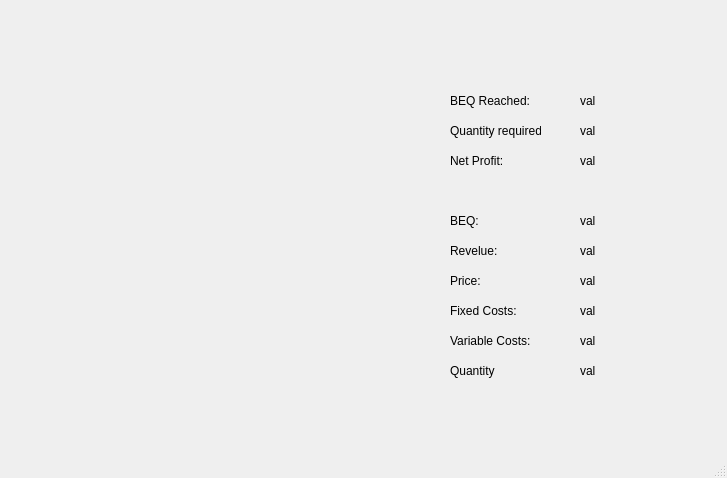
<?xml version="1.0" encoding="UTF-8"?>
<ui version="4.0">
 <class>MainWindow</class>
 <widget class="QMainWindow" name="MainWindow">
  <property name="geometry">
   <rect>
    <x>0</x>
    <y>0</y>
    <width>727</width>
    <height>478</height>
   </rect>
  </property>
  <property name="windowTitle">
   <string>MainWindow</string>
  </property>
  <widget class="QWidget" name="centralwidget">
   <widget class="QLabel" name="beq_reach_label">
    <property name="geometry">
     <rect>
      <x>450</x>
      <y>90</y>
      <width>81</width>
      <height>21</height>
     </rect>
    </property>
    <property name="text">
     <string>BEQ Reached:</string>
    </property>
   </widget>
   <widget class="QLabel" name="beq_reach_val">
    <property name="geometry">
     <rect>
      <x>580</x>
      <y>90</y>
      <width>101</width>
      <height>21</height>
     </rect>
    </property>
    <property name="text">
     <string>val</string>
    </property>
   </widget>
   <widget class="QLabel" name="beq_label">
    <property name="geometry">
     <rect>
      <x>450</x>
      <y>210</y>
      <width>81</width>
      <height>21</height>
     </rect>
    </property>
    <property name="text">
     <string>BEQ: </string>
    </property>
   </widget>
   <widget class="QLabel" name="beq_val">
    <property name="geometry">
     <rect>
      <x>580</x>
      <y>210</y>
      <width>81</width>
      <height>21</height>
     </rect>
    </property>
    <property name="text">
     <string>val</string>
    </property>
   </widget>
   <widget class="QLabel" name="q_required_label">
    <property name="geometry">
     <rect>
      <x>450</x>
      <y>120</y>
      <width>91</width>
      <height>21</height>
     </rect>
    </property>
    <property name="text">
     <string>Quantity required:</string>
    </property>
   </widget>
   <widget class="QLabel" name="q_required_val">
    <property name="geometry">
     <rect>
      <x>580</x>
      <y>120</y>
      <width>101</width>
      <height>21</height>
     </rect>
    </property>
    <property name="text">
     <string>val</string>
    </property>
   </widget>
   <widget class="QLabel" name="net_profit_label">
    <property name="geometry">
     <rect>
      <x>450</x>
      <y>150</y>
      <width>81</width>
      <height>21</height>
     </rect>
    </property>
    <property name="text">
     <string>Net Profit:</string>
    </property>
   </widget>
   <widget class="QLabel" name="net_profit_val">
    <property name="geometry">
     <rect>
      <x>580</x>
      <y>150</y>
      <width>81</width>
      <height>21</height>
     </rect>
    </property>
    <property name="text">
     <string>val</string>
    </property>
   </widget>
   <widget class="MplWidget" name="widget" native="true">
    <property name="geometry">
     <rect>
      <x>10</x>
      <y>30</y>
      <width>421</width>
      <height>411</height>
     </rect>
    </property>
   </widget>
   <widget class="QLabel" name="price_label">
    <property name="geometry">
     <rect>
      <x>450</x>
      <y>270</y>
      <width>81</width>
      <height>21</height>
     </rect>
    </property>
    <property name="text">
     <string>Price:</string>
    </property>
   </widget>
   <widget class="QLabel" name="fc_label">
    <property name="geometry">
     <rect>
      <x>450</x>
      <y>300</y>
      <width>81</width>
      <height>21</height>
     </rect>
    </property>
    <property name="text">
     <string>Fixed Costs:</string>
    </property>
   </widget>
   <widget class="QLabel" name="vc_label">
    <property name="geometry">
     <rect>
      <x>450</x>
      <y>330</y>
      <width>81</width>
      <height>21</height>
     </rect>
    </property>
    <property name="text">
     <string>Variable Costs:</string>
    </property>
   </widget>
   <widget class="QLabel" name="q_label">
    <property name="geometry">
     <rect>
      <x>450</x>
      <y>360</y>
      <width>81</width>
      <height>21</height>
     </rect>
    </property>
    <property name="text">
     <string>Quantity</string>
    </property>
   </widget>
   <widget class="QLabel" name="p_val">
    <property name="geometry">
     <rect>
      <x>580</x>
      <y>270</y>
      <width>81</width>
      <height>21</height>
     </rect>
    </property>
    <property name="text">
     <string>val</string>
    </property>
   </widget>
   <widget class="QLabel" name="fc_val">
    <property name="geometry">
     <rect>
      <x>580</x>
      <y>300</y>
      <width>81</width>
      <height>21</height>
     </rect>
    </property>
    <property name="text">
     <string>val</string>
    </property>
   </widget>
   <widget class="QLabel" name="vc_val">
    <property name="geometry">
     <rect>
      <x>580</x>
      <y>330</y>
      <width>81</width>
      <height>21</height>
     </rect>
    </property>
    <property name="text">
     <string>val</string>
    </property>
   </widget>
   <widget class="QLabel" name="q_val">
    <property name="geometry">
     <rect>
      <x>580</x>
      <y>360</y>
      <width>81</width>
      <height>21</height>
     </rect>
    </property>
    <property name="text">
     <string>val</string>
    </property>
   </widget>
   <widget class="QLabel" name="r_label">
    <property name="geometry">
     <rect>
      <x>450</x>
      <y>240</y>
      <width>81</width>
      <height>21</height>
     </rect>
    </property>
    <property name="text">
     <string>Revelue:</string>
    </property>
   </widget>
   <widget class="QLabel" name="r_val">
    <property name="geometry">
     <rect>
      <x>580</x>
      <y>240</y>
      <width>81</width>
      <height>21</height>
     </rect>
    </property>
    <property name="text">
     <string>val</string>
    </property>
   </widget>
  </widget>
  <widget class="QStatusBar" name="statusbar"/>
 </widget>
 <customwidgets>
  <customwidget>
   <class>MplWidget</class>
   <extends>QWidget</extends>
   <header>mplwidget.h</header>
   <container>1</container>
  </customwidget>
 </customwidgets>
 <resources/>
 <connections/>
</ui>
